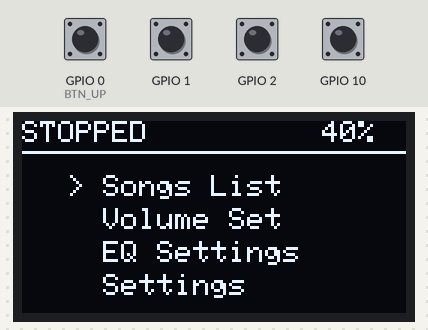
Recording of a sketch running on a simulated ESP32-C3. Parts: 128×64 one-colour display. The inputs (shaded band) are chosen by the test bench; at power-on: GPIO 0 (BTN_UP), GPIO 1, GPIO 2, GPIO 10 HIGH. EEPROM starts erased.

Above: at 6.2 s.
6.3 s: GPIO 0 (BTN_UP) pulled LOW for 0.15 s
At 7.4 s:
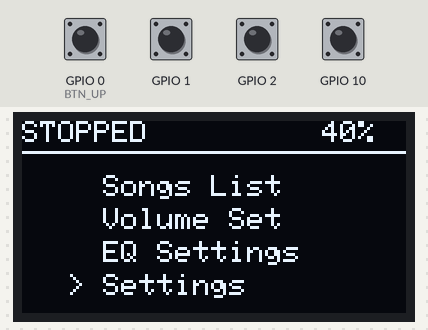
7.9 s: GPIO 10 pulled LOW for 0.15 s
At 8.6 s:
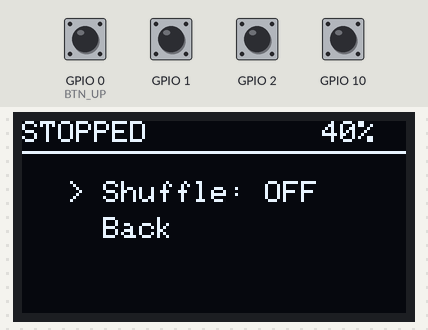
9.5 s: GPIO 1 pulled LOW for 0.15 s
At 9.9 s:
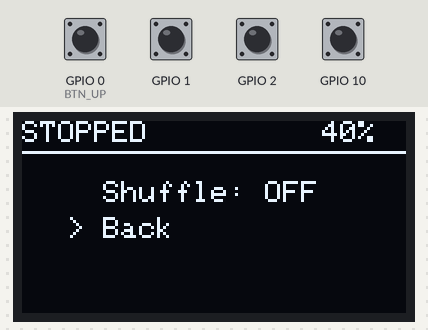
11.1 s: GPIO 2 pulled LOW for 0.15 s
At 12.2 s:
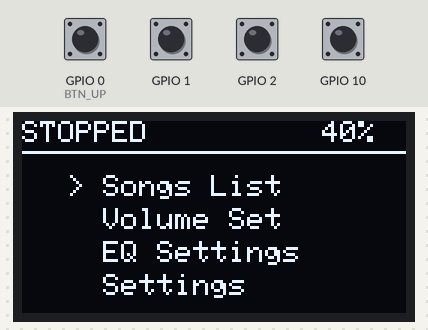
12.7 s: GPIO 1 pulled LOW for 1 s
At 13.5 s:
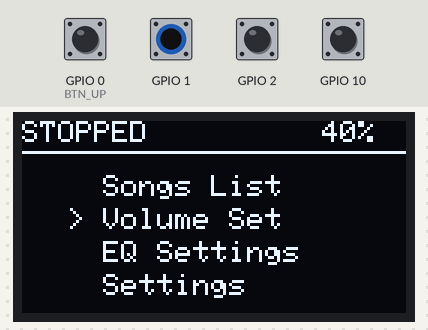
15.2 s: GPIO 10 pulled LOW for 1 s
At 16.6 s:
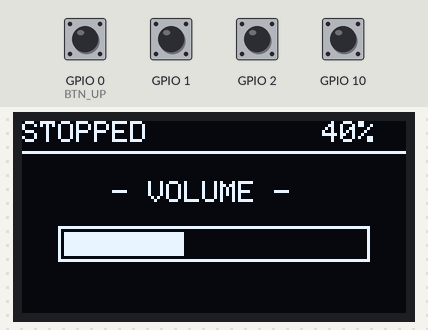
Timing chart, 0 to 18.2 s (numbered marks = the images above; inputs shaded):
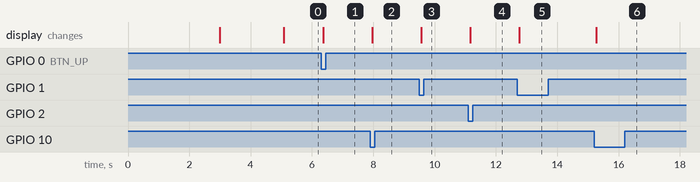

Measured:
- after the input at 6.3 s, the display: changes after 0.07 s (image 1)
- after the input at 7.9 s, the display: changes after 0.07 s (image 2)
- after the input at 9.5 s, the display: changes after 0.07 s (image 3)
- after the input at 11.1 s, the display: changes after 0.07 s (image 4)
- after the input at 12.7 s, the display: changes after 0.07 s (image 5)
- after the input at 15.2 s, the display: changes after 0.07 s (image 6)

The sketch:

esp32c3supermini_oled_buttons.ino
```cpp
#include <SPI.h>
#include <Adafruit_GFX.h>
#include <Adafruit_SH110X.h>
#include <EEPROM.h>

// ───── C3 wiring (4 buttons) ─────
#define OLED_SCK   4
#define OLED_MOSI  3
#define OLED_CS    5
#define OLED_DC    8
#define OLED_RST   9

#define BTN_UP      0   // boot pin – avoid holding at power-on
#define BTN_DOWN    1
#define BTN_LEFT    2
#define BTN_RIGHT  10

#define RXD2  6
#define TXD2  7

Adafruit_SH1106G display(128, 64, &SPI, OLED_DC, OLED_RST, OLED_CS);

enum View { VIEW_MENU, VIEW_SONGS, VIEW_VOL, VIEW_EQ, VIEW_SETTINGS };
View currentView = VIEW_MENU;
enum PlayerState { STATE_STOPPED, STATE_PLAYING, STATE_PAUSED };
PlayerState audioState = STATE_STOPPED;

float eqValues[] = {4.0,3.5,4.5,3.7,4.2,5.3,5.7,5.0,3.0};
const char* eqFreqs[] = {"62","125","250","500","1k","2k","4k","8k","16k"};
int eqCursor = 0;

String songNames[50], songPaths[50];
int totalSongs = 0, cursor = 0, playingIdx = -1;
float volume = 0.4;
unsigned long lastDisplayUpdate = 0;
bool shuffleMode = false, refreshNeeded = true;

// ───── Button debounce ─────
struct Button {
    uint8_t pin;
    bool stable, last, pressed;
    unsigned long lastChange;
    Button(uint8_t p) : pin(p), stable(HIGH), last(HIGH), lastChange(0), pressed(false) {}
    void begin() {
        pinMode(pin, INPUT_PULLUP);
        stable = last = digitalRead(pin);
    }
    void update() {
        bool reading = digitalRead(pin);
        if (reading != last) { last = reading; lastChange = millis(); }
        if ((millis() - lastChange) > 40) {
            if (reading != stable) {
                stable = reading;
                if (stable == LOW) pressed = true;
            }
        }
    }
    bool wasPressed() {
        if (pressed) { pressed = false; return true; }
        return false;
    }
};

Button btnUp(BTN_UP), btnDown(BTN_DOWN), btnLeft(BTN_LEFT), btnRight(BTN_RIGHT);

// ───── Text wrap ─────
int drawWrappedName(String name, int x, int y, bool sel, int maxChars) {
    if (name.length() == 0) return 0;
    if (sel) { display.setCursor(0, y); display.print(">"); }
    if (name.length() <= maxChars) { display.setCursor(x, y); display.print(name); return 8; }
    int br = -1;
    for (int i = maxChars; i >= 0; i--) if (name.charAt(i) == ' ') { br = i; break; }
    if (br <= 0) br = maxChars;
    display.setCursor(x, y); display.print(name.substring(0, br));
    display.setCursor(x, y + 8);
    String l2 = name.substring(br + 1); l2.trim();
    if (l2.length() > maxChars) l2 = l2.substring(0, maxChars-2) + "..";
    display.print(l2);
    return 16;
}

String getCleanName(String full) {
    String n = full.substring(full.lastIndexOf('/') + 1);
    n.replace(".wav", ""); n.replace(".WAV", "");
    return n;
}

void sendCmd(String cmd) {
    Serial1.println(cmd);
}

void requestSongList() {
    totalSongs = 0;
    sendCmd("LIST");
}

void drawUI() {
    display.clearDisplay();
    display.setTextColor(SH110X_WHITE);
    display.setTextSize(1);
    display.setCursor(0, 0);
    display.print(audioState == STATE_PLAYING ? "PLAYING" :
                 (audioState == STATE_PAUSED ? "PAUSED" : "STOPPED"));
    display.setCursor(100, 0); display.print((int)(volume * 100)); display.print("%");
    display.drawFastHLine(0, 10, 128, SH110X_WHITE);

    if (currentView == VIEW_MENU) {
        const char* menu[] = {"Songs List", "Volume Set", "EQ Settings", "Settings"};
        for (int i = 0; i < 4; i++) {
            display.setCursor(15, 18 + i * 11);
            display.print(cursor == i ? "> " : "  "); display.print(menu[i]);
        }
    }
    else if (currentView == VIEW_SONGS) {
        if (totalSongs == 0) {
            display.setCursor(20, 28); display.print("No songs!");
        } else {
            const int SP = 2, MC = 19, EH = 20;
            int start = (cursor / SP) * SP;
            int yPos = 12;
            for (int i = 0; i < SP; i++) {
                int idx = start + i;
                if (idx >= totalSongs) break;
                drawWrappedName(songNames[idx], 10, yPos, idx == cursor, MC);
                yPos += EH;
            }
        }
    }
    else if (currentView == VIEW_EQ) {
        for (int i = 0; i < 9; i++) {
            int x = 5 + i * 13;
            int dotY = map(eqValues[i] * 10, -75, 75, 50, 15);
            display.drawFastVLine(x + 5, 15, 35, SH110X_WHITE);
            if (eqCursor == i) {
                display.fillCircle(x + 5, dotY, 3, SH110X_WHITE);
                display.setCursor(x, 55); display.print(eqFreqs[i]);
            } else display.drawCircle(x + 5, dotY, 2, SH110X_WHITE);
        }
    }
    else if (currentView == VIEW_VOL) {
        display.setCursor(30, 20); display.print("- VOLUME -");
        display.drawRect(12, 35, 104, 12, 1);
        display.fillRect(14, 37, (int)(volume * 100), 8, 1);
    }
    else if (currentView == VIEW_SETTINGS) {
        display.setCursor(15, 20);
        display.print(cursor == 0 ? "> Shuffle: " : "  Shuffle: ");
        display.print(shuffleMode ? "ON" : "OFF");
        display.setCursor(15, 32);
        display.print(cursor == 1 ? "> Back" : "  Back");
    }
    display.display();
}

void setup() {
    Serial.begin(115200);
    Serial1.begin(115200, SERIAL_8N1, RXD2, TXD2);
    delay(3000);

    EEPROM.begin(10);
    volume = (EEPROM.read(0) > 100) ? 0.4 : (float)EEPROM.read(0) / 100.0;
    shuffleMode = (EEPROM.read(1) == 1);

    btnUp.begin(); btnDown.begin(); btnLeft.begin(); btnRight.begin();

    SPI.begin(OLED_SCK, -1, OLED_MOSI, -1);
    if (!display.begin(0, true)) {
        Serial.println("OLED init failed!");
    }
    display.clearDisplay(); display.display();
    delay(2000);
    requestSongList();
}

void loop() {
    // 1. Read responses from S3
    while (Serial1.available()) {
        String line = Serial1.readStringUntil('\n'); line.trim();
        if (line.startsWith("STATE,")) {
            String st = line.substring(6);
            if (st == "playing") audioState = STATE_PLAYING;
            else if (st == "paused") audioState = STATE_PAUSED;
            else audioState = STATE_STOPPED;
            refreshNeeded = true;
        }
        else if (line.startsWith("TRACK,")) {
            int c1 = line.indexOf(','), c2 = line.indexOf(',', c1 + 1);
            playingIdx = line.substring(c1 + 1, c2).toInt();
        }
        else if (line == "LISTSTART") { totalSongs = 0; }
        else if (line.startsWith("SONG,")) {
            int c1 = line.indexOf(','), c2 = line.indexOf(',', c1 + 1);
            int idx = line.substring(c1 + 1, c2).toInt();
            String full = line.substring(c2 + 1);
            if (idx < 50) {
                songPaths[idx] = full;
                songNames[idx] = getCleanName(full);
                if (idx >= totalSongs) totalSongs = idx + 1;
            }
        }
        else if (line == "LISTEND") { refreshNeeded = true; }
    }

    // 2. Update buttons
    btnUp.update(); btnDown.update(); btnLeft.update(); btnRight.update();

    // 3. LEFT button (back)
    if (btnLeft.wasPressed()) {
        if (currentView == VIEW_EQ && eqCursor > 0) eqCursor--;
        else { currentView = VIEW_MENU; cursor = 0; }
        refreshNeeded = true;
    }

    // 4. RIGHT button (select / play-pause)
    if (btnRight.wasPressed()) {
        if (currentView == VIEW_MENU) {
            if (cursor == 0) { currentView = VIEW_SONGS; cursor = (playingIdx >= 0) ? playingIdx : 0; }
            else if (cursor == 1) currentView = VIEW_VOL;
            else if (cursor == 2) { currentView = VIEW_EQ; eqCursor = 0; }
            else if (cursor == 3) { currentView = VIEW_SETTINGS; cursor = 0; }
        }
        else if (currentView == VIEW_SONGS && totalSongs > 0) {
            // If this song is already playing/paused → toggle
            if (playingIdx == cursor && audioState != STATE_STOPPED) {
                sendCmd((audioState == STATE_PLAYING) ? "PAUSE" : "RESUME");
            } else {
                sendCmd("PLAY," + String(cursor));
            }
        }
        else if (currentView == VIEW_EQ && eqCursor < 8) eqCursor++;
        else if (currentView == VIEW_SETTINGS && cursor == 0) {
            shuffleMode = !shuffleMode;
            sendCmd("SHUFFLE," + String(shuffleMode ? 1 : 0));
            EEPROM.write(1, shuffleMode); EEPROM.commit();
        }
        refreshNeeded = true;
    }

    // 5. UP button
    if (btnUp.wasPressed()) {
        if (currentView == VIEW_EQ) eqValues[eqCursor] = min(7.5f, eqValues[eqCursor] + 0.5f);
        else if (currentView == VIEW_VOL) {
            volume = min(1.0f, volume + 0.05f);
            sendCmd("VOL," + String((int)(volume * 100)));
            EEPROM.write(0, (int)(volume * 100)); EEPROM.commit();
        } else {
            int lim = (currentView == VIEW_MENU) ? 4 :
                      (currentView == VIEW_SETTINGS) ? 2 :
                      (currentView == VIEW_SONGS && totalSongs > 0) ? totalSongs : 1;
            if (lim > 0) cursor = (cursor - 1 + lim) % lim;
        }
        refreshNeeded = true;
    }

    // 6. DOWN button
    if (btnDown.wasPressed()) {
        if (currentView == VIEW_EQ) eqValues[eqCursor] = max(-7.5f, eqValues[eqCursor] - 0.5f);
        else if (currentView == VIEW_VOL) {
            volume = max(0.0f, volume - 0.05f);
            sendCmd("VOL," + String((int)(volume * 100)));
            EEPROM.write(0, (int)(volume * 100)); EEPROM.commit();
        } else {
            int lim = (currentView == VIEW_MENU) ? 4 :
                      (currentView == VIEW_SETTINGS) ? 2 :
                      (currentView == VIEW_SONGS && totalSongs > 0) ? totalSongs : 1;
            if (lim > 0) cursor = (cursor + 1) % lim;
        }
        refreshNeeded = true;
    }

    // 7. Display refresh
    if (refreshNeeded || audioState == STATE_PLAYING) {
        if (millis() - lastDisplayUpdate > 100) {
            drawUI();
            lastDisplayUpdate = millis();
            refreshNeeded = false;
        }
    }
}
```
